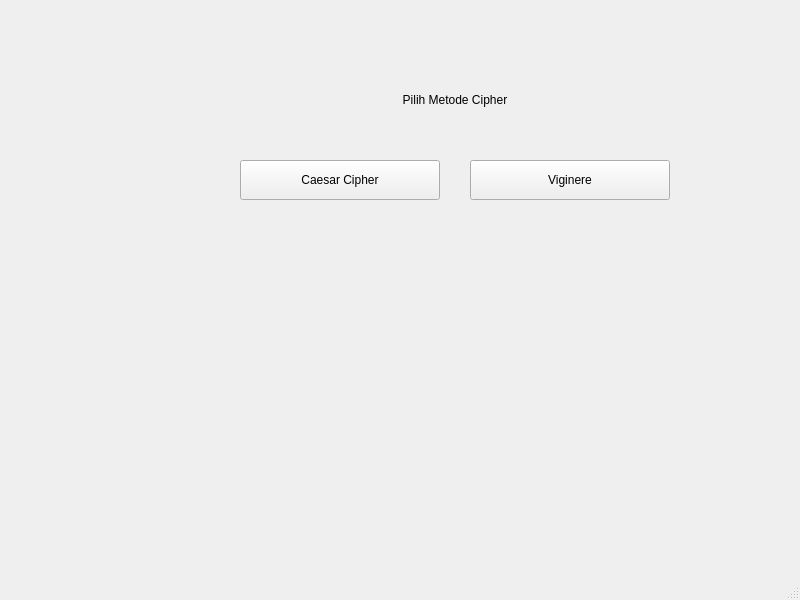
<?xml version="1.0" encoding="UTF-8"?>
<ui version="4.0">
 <class>MainWindow</class>
 <widget class="QMainWindow" name="MainWindow">
  <property name="geometry">
   <rect>
    <x>0</x>
    <y>0</y>
    <width>800</width>
    <height>600</height>
   </rect>
  </property>
  <property name="windowTitle">
   <string>Multi Cipher GUI</string>
  </property>
  <widget class="QWidget" name="centralwidget">
   <widget class="QStackedWidget" name="stackedWidget">
    <property name="geometry">
     <rect>
      <x>50</x>
      <y>30</y>
      <width>800</width>
      <height>550</height>
     </rect>
    </property>
    <widget class="QWidget" name="page">
     <widget class="QPushButton" name="pushButtonCaesar">
      <property name="geometry">
       <rect>
        <x>190</x>
        <y>130</y>
        <width>200</width>
        <height>40</height>
       </rect>
      </property>
      <property name="text">
       <string>Caesar Cipher</string>
      </property>
     </widget>
     <widget class="QPushButton" name="pushButtonViginere">
      <property name="geometry">
       <rect>
        <x>420</x>
        <y>130</y>
        <width>200</width>
        <height>40</height>
       </rect>
      </property>
      <property name="text">
       <string>Viginere</string>
      </property>
     </widget>
     <widget class="QLabel" name="labelChoice">
      <property name="geometry">
       <rect>
        <x>280</x>
        <y>50</y>
        <width>250</width>
        <height>40</height>
       </rect>
      </property>
      <property name="text">
       <string>Pilih Metode Cipher</string>
      </property>
      <property name="alignment">
       <set>Qt::AlignmentFlag::AlignCenter</set>
      </property>
     </widget>
    </widget>
    <widget class="QWidget" name="page_2">
     <widget class="QLineEdit" name="lineEditInput">
      <property name="geometry">
       <rect>
        <x>250</x>
        <y>100</y>
        <width>300</width>
        <height>30</height>
       </rect>
      </property>
      <property name="placeholderText">
       <string>Masukkan teks</string>
      </property>
     </widget>
     <widget class="QLineEdit" name="lineEditShift">
      <property name="geometry">
       <rect>
        <x>250</x>
        <y>150</y>
        <width>300</width>
        <height>30</height>
       </rect>
      </property>
      <property name="placeholderText">
       <string>Masukkan shift (angka)</string>
      </property>
     </widget>
     <widget class="QPushButton" name="pushButtonEncrypt">
      <property name="geometry">
       <rect>
        <x>250</x>
        <y>200</y>
        <width>300</width>
        <height>40</height>
       </rect>
      </property>
      <property name="text">
       <string>Encrypt</string>
      </property>
     </widget>
     <widget class="QPushButton" name="pushButtonBack">
      <property name="geometry">
       <rect>
        <x>250</x>
        <y>360</y>
        <width>300</width>
        <height>40</height>
       </rect>
      </property>
      <property name="text">
       <string>Back</string>
      </property>
     </widget>
     <widget class="QLineEdit" name="lineOutputCaesar">
      <property name="geometry">
       <rect>
        <x>250</x>
        <y>270</y>
        <width>300</width>
        <height>30</height>
       </rect>
      </property>
      <property name="placeholderText">
       <string>Masukkan teks</string>
      </property>
     </widget>
    </widget>
    <widget class="QWidget" name="page_3">
     <widget class="QPushButton" name="pushButtonBackViginere">
      <property name="geometry">
       <rect>
        <x>320</x>
        <y>410</y>
        <width>200</width>
        <height>40</height>
       </rect>
      </property>
      <property name="text">
       <string>Back</string>
      </property>
     </widget>
     <widget class="QLineEdit" name="lineEditInputViginere">
      <property name="geometry">
       <rect>
        <x>270</x>
        <y>160</y>
        <width>300</width>
        <height>30</height>
       </rect>
      </property>
      <property name="placeholderText">
       <string>Masukkan teks</string>
      </property>
     </widget>
     <widget class="QLineEdit" name="lineEditInputViginere2">
      <property name="geometry">
       <rect>
        <x>270</x>
        <y>220</y>
        <width>300</width>
        <height>30</height>
       </rect>
      </property>
      <property name="text">
       <string/>
      </property>
      <property name="placeholderText">
       <string>Masukkan Enkripsi</string>
      </property>
     </widget>
     <widget class="QPushButton" name="pushButtonEncryptViginere">
      <property name="geometry">
       <rect>
        <x>310</x>
        <y>280</y>
        <width>94</width>
        <height>26</height>
       </rect>
      </property>
      <property name="text">
       <string>Encrypt </string>
      </property>
     </widget>
     <widget class="QPushButton" name="pushButtonDecryptViginere">
      <property name="geometry">
       <rect>
        <x>440</x>
        <y>280</y>
        <width>94</width>
        <height>26</height>
       </rect>
      </property>
      <property name="text">
       <string>Decrypt</string>
      </property>
     </widget>
     <widget class="QLineEdit" name="lineOutputViginere">
      <property name="geometry">
       <rect>
        <x>340</x>
        <y>320</y>
        <width>171</width>
        <height>71</height>
       </rect>
      </property>
      <property name="placeholderText">
       <string>  Hasil Akan Tampil Disini</string>
      </property>
     </widget>
    </widget>
   </widget>
  </widget>
  <widget class="QMenuBar" name="menubar">
   <property name="geometry">
    <rect>
     <x>0</x>
     <y>0</y>
     <width>800</width>
     <height>23</height>
    </rect>
   </property>
  </widget>
  <widget class="QStatusBar" name="statusbar"/>
 </widget>
 <resources/>
 <connections/>
</ui>
